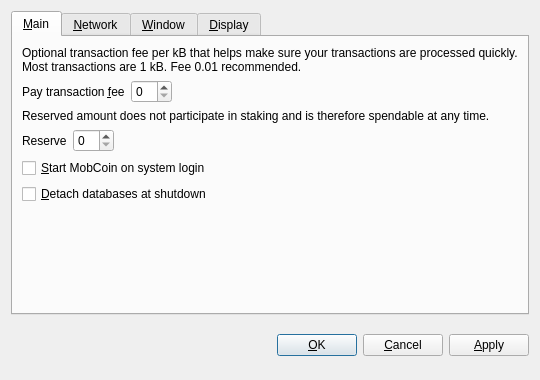
<?xml version="1.0" encoding="UTF-8"?>
<ui version="4.0">
 <class>OptionsDialog</class>
 <widget class="QDialog" name="OptionsDialog">
  <property name="geometry">
   <rect>
    <x>0</x>
    <y>0</y>
    <width>540</width>
    <height>380</height>
   </rect>
  </property>
  <property name="windowTitle">
   <string>Options</string>
  </property>
  <property name="modal">
   <bool>true</bool>
  </property>
  <layout class="QVBoxLayout" name="verticalLayout">
   <item>
    <widget class="QTabWidget" name="tabWidget">
     <property name="tabPosition">
      <enum>QTabWidget::North</enum>
     </property>
     <property name="currentIndex">
      <number>0</number>
     </property>
     <widget class="QWidget" name="tabMain">
      <attribute name="title">
       <string>&amp;Main</string>
      </attribute>
      <layout class="QVBoxLayout" name="verticalLayout_Main">
       <item>
        <widget class="QLabel" name="transactionFeeInfoLabel">
         <property name="text">
          <string>Optional transaction fee per kB that helps make sure your transactions are processed quickly. Most transactions are 1 kB. Fee 0.01 recommended.</string>
         </property>
         <property name="textFormat">
          <enum>Qt::PlainText</enum>
         </property>
         <property name="wordWrap">
          <bool>true</bool>
         </property>
        </widget>
       </item>
       <item>
        <layout class="QHBoxLayout" name="horizontalLayoutFee">
         <item>
          <widget class="QLabel" name="transactionFeeLabel">
           <property name="text">
            <string>Pay transaction &amp;fee</string>
           </property>
           <property name="textFormat">
            <enum>Qt::PlainText</enum>
           </property>
           <property name="buddy">
            <cstring>transactionFee</cstring>
           </property>
          </widget>
         </item>
         <item>
          <widget class="BitcoinAmountField" name="transactionFee"/>
         </item>
         <item>
          <spacer name="horizontalSpacerFee">
           <property name="orientation">
            <enum>Qt::Horizontal</enum>
           </property>
           <property name="sizeHint" stdset="0">
            <size>
             <width>40</width>
             <height>20</height>
            </size>
           </property>
          </spacer>
         </item>
        </layout>
       </item>
       <item>
        <widget class="QLabel" name="reserveBalanceInfoLabel">
         <property name="text">
          <string>Reserved amount does not participate in staking and is therefore spendable at any time.</string>
         </property>
         <property name="textFormat">
          <enum>Qt::PlainText</enum>
         </property>
         <property name="wordWrap">
          <bool>true</bool>
         </property>
        </widget>
       </item>
       <item>
        <layout class="QHBoxLayout" name="horizontalLayoutReserveBalance">
         <item>
          <widget class="QLabel" name="reserveBalanceLabel">
           <property name="text">
            <string>Reserve</string>
           </property>
           <property name="textFormat">
            <enum>Qt::PlainText</enum>
           </property>
           <property name="buddy">
            <cstring>reserveBalance</cstring>
           </property>
          </widget>
         </item>
         <item>
          <widget class="BitcoinAmountField" name="reserveBalance"/>
         </item>
         <item>
          <spacer name="horizontalSpacerReserveBalance">
           <property name="orientation">
            <enum>Qt::Horizontal</enum>
           </property>
           <property name="sizeHint" stdset="0">
            <size>
             <width>40</width>
             <height>20</height>
            </size>
           </property>
          </spacer>
         </item>
        </layout>
       </item>
       <item>
        <widget class="QCheckBox" name="bitcoinAtStartup">
         <property name="toolTip">
          <string>Automatically start MobCoin after logging in to the system.</string>
         </property>
         <property name="text">
          <string>&amp;Start MobCoin on system login</string>
         </property>
        </widget>
       </item>
       <item>
        <widget class="QCheckBox" name="detachDatabases">
         <property name="toolTip">
          <string>Detach block and address databases at shutdown. This means they can be moved to another data directory, but it slows down shutdown. The wallet is always detached.</string>
         </property>
         <property name="text">
          <string>&amp;Detach databases at shutdown</string>
         </property>
        </widget>
       </item>
       <item>
        <spacer name="verticalSpacer_Main">
         <property name="orientation">
          <enum>Qt::Vertical</enum>
         </property>
         <property name="sizeHint" stdset="0">
          <size>
           <width>20</width>
           <height>40</height>
          </size>
         </property>
        </spacer>
       </item>
      </layout>
     </widget>
     <widget class="QWidget" name="tabNetwork">
      <attribute name="title">
       <string>&amp;Network</string>
      </attribute>
      <layout class="QVBoxLayout" name="verticalLayout_Network">
       <item>
        <widget class="QCheckBox" name="mapPortUpnp">
         <property name="toolTip">
          <string>Automatically open the MastCoin client port on the router. This only works when your router supports UPnP and it is enabled.</string>
         </property>
         <property name="text">
          <string>Map port using &amp;UPnP</string>
         </property>
        </widget>
       </item>
       <item>
        <widget class="QCheckBox" name="connectSocks">
         <property name="toolTip">
          <string>Connect to the MastCoin network through a SOCKS proxy (e.g. when connecting through Tor).</string>
         </property>
         <property name="text">
          <string>&amp;Connect through SOCKS proxy:</string>
         </property>
        </widget>
       </item>
       <item>
        <layout class="QHBoxLayout" name="horizontalLayout_Network">
         <item>
          <widget class="QLabel" name="proxyIpLabel">
           <property name="text">
            <string>Proxy &amp;IP:</string>
           </property>
           <property name="textFormat">
            <enum>Qt::PlainText</enum>
           </property>
           <property name="buddy">
            <cstring>proxyIp</cstring>
           </property>
          </widget>
         </item>
         <item>
          <widget class="QValidatedLineEdit" name="proxyIp">
           <property name="maximumSize">
            <size>
             <width>140</width>
             <height>16777215</height>
            </size>
           </property>
           <property name="toolTip">
            <string>IP address of the proxy (e.g. 127.0.0.1)</string>
           </property>
          </widget>
         </item>
         <item>
          <widget class="QLabel" name="proxyPortLabel">
           <property name="text">
            <string>&amp;Port:</string>
           </property>
           <property name="textFormat">
            <enum>Qt::PlainText</enum>
           </property>
           <property name="buddy">
            <cstring>proxyPort</cstring>
           </property>
          </widget>
         </item>
         <item>
          <widget class="QLineEdit" name="proxyPort">
           <property name="maximumSize">
            <size>
             <width>55</width>
             <height>16777215</height>
            </size>
           </property>
           <property name="toolTip">
            <string>Port of the proxy (e.g. 9050)</string>
           </property>
          </widget>
         </item>
         <item>
          <widget class="QLabel" name="socksVersionLabel">
           <property name="text">
            <string>SOCKS &amp;Version:</string>
           </property>
           <property name="textFormat">
            <enum>Qt::PlainText</enum>
           </property>
           <property name="buddy">
            <cstring>socksVersion</cstring>
           </property>
          </widget>
         </item>
         <item>
          <widget class="QValueComboBox" name="socksVersion">
           <property name="toolTip">
            <string>SOCKS version of the proxy (e.g. 5)</string>
           </property>
          </widget>
         </item>
         <item>
          <spacer name="horizontalSpacer_Network">
           <property name="orientation">
            <enum>Qt::Horizontal</enum>
           </property>
           <property name="sizeHint" stdset="0">
            <size>
             <width>40</width>
             <height>20</height>
            </size>
           </property>
          </spacer>
         </item>
        </layout>
       </item>
       <item>
        <spacer name="verticalSpacer_Network">
         <property name="orientation">
          <enum>Qt::Vertical</enum>
         </property>
         <property name="sizeHint" stdset="0">
          <size>
           <width>20</width>
           <height>40</height>
          </size>
         </property>
        </spacer>
       </item>
      </layout>
     </widget>
     <widget class="QWidget" name="tabWindow">
      <attribute name="title">
       <string>&amp;Window</string>
      </attribute>
      <layout class="QVBoxLayout" name="verticalLayout_Window">
       <item>
        <widget class="QCheckBox" name="minimizeToTray">
         <property name="toolTip">
          <string>Show only a tray icon after minimizing the window.</string>
         </property>
         <property name="text">
          <string>&amp;Minimize to the tray instead of the taskbar</string>
         </property>
        </widget>
       </item>
       <item>
        <widget class="QCheckBox" name="minimizeOnClose">
         <property name="toolTip">
          <string>Minimize instead of exit the application when the window is closed. When this option is enabled, the application will be closed only after selecting Quit in the menu.</string>
         </property>
         <property name="text">
          <string>M&amp;inimize on close</string>
         </property>
        </widget>
       </item>
       <item>
        <spacer name="verticalSpacer_Window">
         <property name="orientation">
          <enum>Qt::Vertical</enum>
         </property>
         <property name="sizeHint" stdset="0">
          <size>
           <width>20</width>
           <height>40</height>
          </size>
         </property>
        </spacer>
       </item>
      </layout>
     </widget>
     <widget class="QWidget" name="tabDisplay">
      <attribute name="title">
       <string>&amp;Display</string>
      </attribute>
      <layout class="QVBoxLayout" name="verticalLayout_Display">
       <item>
        <layout class="QHBoxLayout" name="horizontalLayout_1_Display">
         <item>
          <widget class="QLabel" name="langLabel">
           <property name="text">
            <string>User Interface &amp;language:</string>
           </property>
           <property name="textFormat">
            <enum>Qt::PlainText</enum>
           </property>
           <property name="buddy">
            <cstring>lang</cstring>
           </property>
          </widget>
         </item>
         <item>
          <widget class="QValueComboBox" name="lang">
           <property name="toolTip">
            <string>The user interface language can be set here. This setting will take effect after restarting MastCoin.</string>
           </property>
          </widget>
         </item>
        </layout>
       </item>
       <item>
        <layout class="QHBoxLayout" name="horizontalLayout_2_Display">
         <item>
          <widget class="QLabel" name="unitLabel">
           <property name="text">
            <string>&amp;Unit to show amounts in:</string>
           </property>
           <property name="textFormat">
            <enum>Qt::PlainText</enum>
           </property>
           <property name="buddy">
            <cstring>unit</cstring>
           </property>
          </widget>
         </item>
         <item>
          <widget class="QValueComboBox" name="unit">
           <property name="toolTip">
            <string>Choose the default subdivision unit to show in the interface and when sending coins.</string>
           </property>
          </widget>
         </item>
        </layout>
       </item>
       <item>
        <widget class="QCheckBox" name="displayAddresses">
         <property name="toolTip">
          <string>Whether to show MastCoin addresses in the transaction list or not.</string>
         </property>
         <property name="text">
          <string>&amp;Display addresses in transaction list</string>
         </property>
        </widget>
       </item>
       <item>
        <widget class="QCheckBox" name="coinControlFeatures">
         <property name="toolTip">
          <string>Whether to show coin control features or not.</string>
         </property>
         <property name="text">
          <string>Display coin &amp;control features (experts only!)</string>
         </property>
        </widget>
       </item>
       <item>
        <spacer name="verticalSpacer_Display">
         <property name="orientation">
          <enum>Qt::Vertical</enum>
         </property>
         <property name="sizeHint" stdset="0">
          <size>
           <width>20</width>
           <height>40</height>
          </size>
         </property>
        </spacer>
       </item>
      </layout>
     </widget>
    </widget>
   </item>
   <item>
    <layout class="QHBoxLayout" name="horizontalLayout_Buttons">
     <item>
      <spacer name="horizontalSpacer_1">
       <property name="orientation">
        <enum>Qt::Horizontal</enum>
       </property>
       <property name="sizeHint" stdset="0">
        <size>
         <width>40</width>
         <height>48</height>
        </size>
       </property>
      </spacer>
     </item>
     <item>
      <widget class="QLabel" name="statusLabel">
       <property name="font">
        <font>
         <weight>75</weight>
         <bold>true</bold>
        </font>
       </property>
       <property name="text">
        <string/>
       </property>
       <property name="textFormat">
        <enum>Qt::PlainText</enum>
       </property>
       <property name="wordWrap">
        <bool>true</bool>
       </property>
      </widget>
     </item>
     <item>
      <spacer name="horizontalSpacer_2">
       <property name="orientation">
        <enum>Qt::Horizontal</enum>
       </property>
       <property name="sizeHint" stdset="0">
        <size>
         <width>40</width>
         <height>48</height>
        </size>
       </property>
      </spacer>
     </item>
     <item>
      <widget class="QPushButton" name="okButton">
       <property name="text">
        <string>&amp;OK</string>
       </property>
      </widget>
     </item>
     <item>
      <widget class="QPushButton" name="cancelButton">
       <property name="text">
        <string>&amp;Cancel</string>
       </property>
       <property name="autoDefault">
        <bool>false</bool>
       </property>
      </widget>
     </item>
     <item>
      <widget class="QPushButton" name="applyButton">
       <property name="text">
        <string>&amp;Apply</string>
       </property>
       <property name="autoDefault">
        <bool>false</bool>
       </property>
      </widget>
     </item>
    </layout>
   </item>
  </layout>
 </widget>
 <customwidgets>
  <customwidget>
   <class>BitcoinAmountField</class>
   <extends>QSpinBox</extends>
   <header>bitcoinamountfield.h</header>
  </customwidget>
  <customwidget>
   <class>QValueComboBox</class>
   <extends>QComboBox</extends>
   <header>qvaluecombobox.h</header>
  </customwidget>
  <customwidget>
   <class>QValidatedLineEdit</class>
   <extends>QLineEdit</extends>
   <header>qvalidatedlineedit.h</header>
  </customwidget>
 </customwidgets>
 <resources/>
 <connections/>
</ui>
